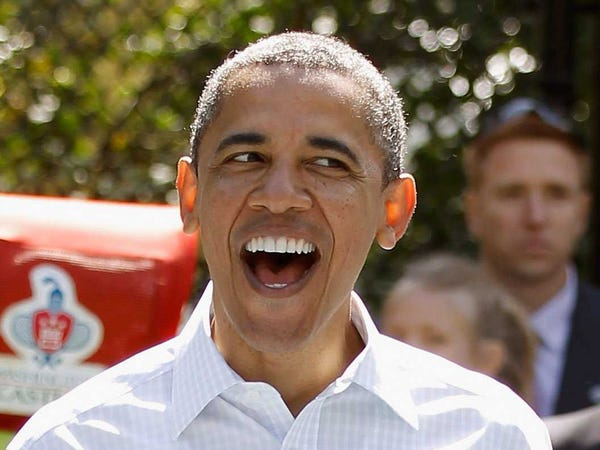
#> input picture Final-Case-Study/EmotionsInWild/1.jpeg, 600 x 450 px, given as the content of the folder 1/train, which was not available
$ jupyter execute --allow-errors Final-Case-Study.ipynb   (text cells are left out)
#> lines starting #> are read from the running program, lines starting #| are printed output that depends on the picture; pictures that were not available may be replaced by others from this repository, and a replacement may not be noted
[cell 1]
import os
import cv2
import pickle
import time
import numpy as np
import matplotlib.pyplot as plt
from sklearn.metrics import accuracy_score, classification_report
from sklearn.model_selection import train_test_split
from sklearn.svm import LinearSVC

[cell 2]
# Define root test path
root_train_path = '1/train'

# Join root path with subdirectory
first_train_path = [os.path.join(root_train_path,files) for files in os.listdir(root_train_path)]

# Init train path list
train_dataset = []

# Append each loaded images from joined directories for train set
for each_path in first_train_path:
    all_train_path = [cv2.resize(cv2.imread(os.path.join(each_path,files),0),(128,128))
                      for files in os.listdir(each_path)]

    train_dataset.append(all_train_path)

# Define root test path
root_test_path = '1/test'

# Join root path with subdirectory
first_test_path = [os.path.join(root_test_path,files) for files in os.listdir(root_test_path)]

# Init test path list
test_dataset = []

# Append each loaded images from joined directories for test set
for each_path in first_test_path:
    all_test_path = [cv2.resize(cv2.imread(os.path.join(each_path,files),0),(128,128))
                     for files in os.listdir(each_path)]
    test_dataset.append(all_test_path)

# Define label for each train and test directory
train_label = os.listdir(root_train_path)
test_label = os.listdir(root_test_path)

[cell 3]
def visualize(image_list, title_list):
    plt.figure(figsize=(10,10))
    for i in range(20):
        plt.subplot(4,5,i+1)
        plt.title(title_list[i])
        plt.imshow(image_list[0][i], cmap='gray')
        plt.xticks([]),plt.yticks([])

#> (the rest of this cell did not finish here and is left out)

[cell 4]
# initialize result list
descriptor_result = []

for each_class in range(len(train_dataset)):

    # Initialize list for each class from image
    each_class_desc = []

    for each_images in range(len(train_dataset[each_class])):

        # Extract the descriptor using HoG algorithm
        descriptor = cv2.HOGDescriptor()
        desc = descriptor.compute(train_dataset[each_class][each_images])
        each_class_desc.append(desc)

    descriptor_result.append(each_class_desc)
#> this loop made 1 pass
#> after the loop, descriptor_result = 1 item

[cell 5]
# initialize result label
concat_train_label = []

# For each class create array with size of train set with value of train label
for i in range(len(train_dataset)):
    label = np.full((len(train_dataset[i]),1), train_label[i])
    concat_train_label.append(label)
#> after the loop, concat_train_label = 1 item

# Reshape the train_label become 1D array
train_label = np.concatenate(concat_train_label).reshape(-1)

# Reshape the train_set become 2D array
train_set = np.concatenate(descriptor_result)

[cell 6]
print(f'Train Label shape = {train_label.shape}')
#| Train Label shape = (1,)
print(f'Train Set shape = {train_set.shape}')
#| Train Set shape = (1, 34020)
print(f'Train_label example: {train_label[:5]}')
#| Train_label example: ['1.jpeg']
print(f'Train_set example: {train_set[:5]}')
#> (printed output is left out)

[cell 7]
# Call SVM
clf = LinearSVC()
#> (the rest of this cell did not finish here and is left out)

[cell 8]
print(test_dataset[0])
#> (printed output is left out)
print(test_label[0])

[cell 9]
del test_dataset[0]
del test_label[0]

[cell 10]
# initialize result list
descriptor_result = []

for each_class in range(len(test_dataset)):

    # Initialize list for each class from image
    each_class_desc = []

    for each_images in range(len(test_dataset[each_class])):

        # Extract the descriptor using HoG algorithm
        descriptor = cv2.HOGDescriptor()
        desc = descriptor.compute(test_dataset[each_class][each_images])
        each_class_desc.append(desc)

    descriptor_result.append(each_class_desc)
#> this loop made 0 passes
#> after the loop, descriptor_result = []

[cell 11]
# initialize result label
concat_test_label = []

# For each class create array with size of train set with value of train label
for i in range(len(test_dataset)):
    label = np.full((len(test_dataset[i]),1), test_label[i])
    concat_test_label.append(label)
#> after the loop, concat_test_label = []

#> (the rest of this cell did not finish here and is left out)

#> (a cell that did not finish here is left out)

#> (a cell that did not finish here is left out)

#> (a cell that did not finish here is left out)

[cell 15]
filename = 'model1.sav'
pickle.dump(clf, open(filename, 'wb'))

[cell 16]
dataset_2 = [cv2.imread(os.path.join('EmotionsInWild',files)) for files in os.listdir('EmotionsInWild')]
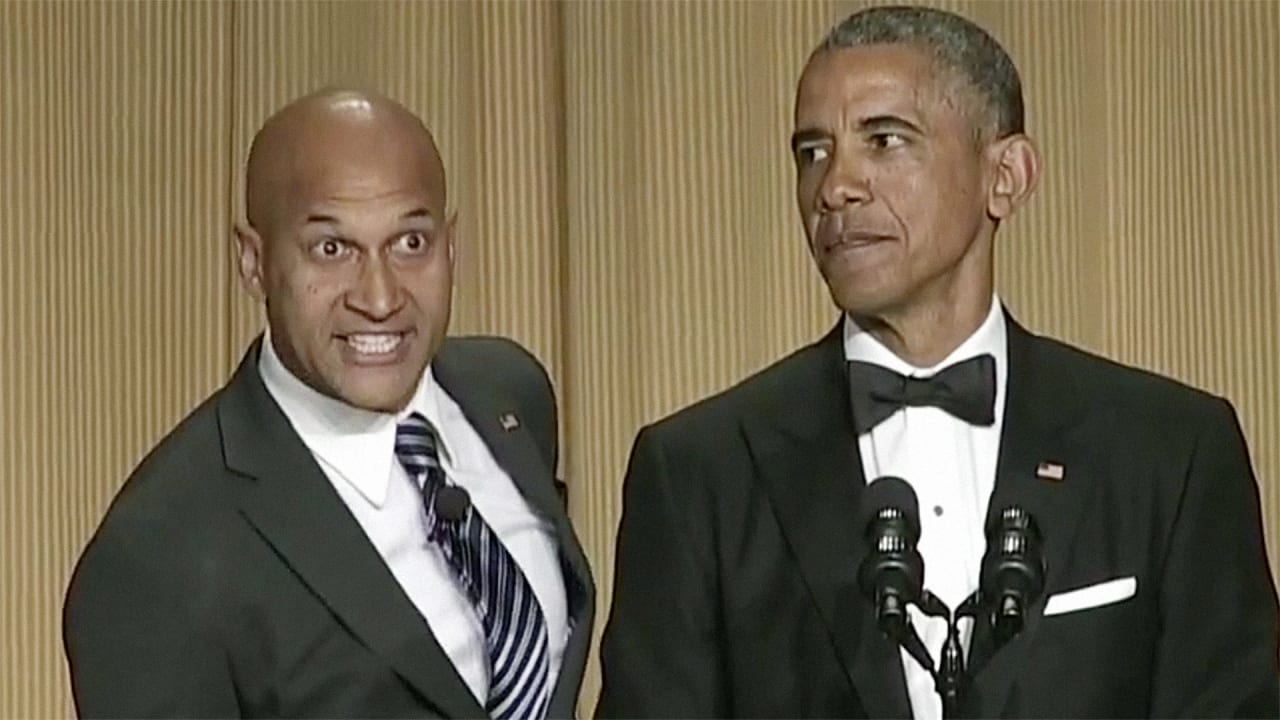
#> input picture Final-Case-Study/EmotionsInWild/2.jpeg, 1280 x 720 px
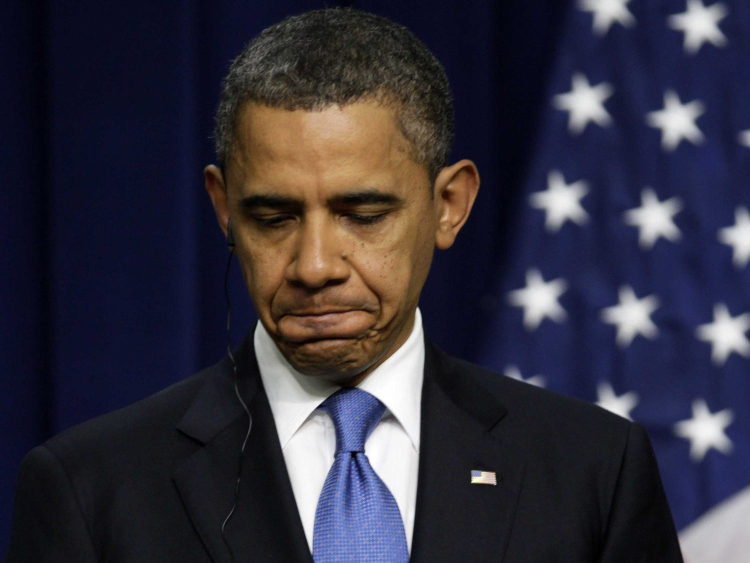
#> input picture Final-Case-Study/EmotionsInWild/3.jpeg, 1500 x 1125 px (shown at 1/2 size)
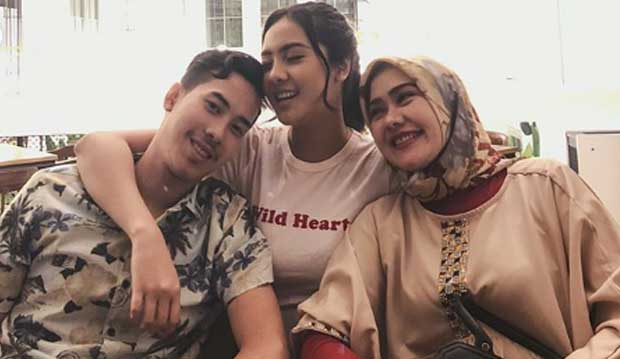
#> input picture Final-Case-Study/EmotionsInWild/4.jpeg, 620 x 359 px

[cell 17]
# Call the viola-jones classifier
faceCascade = cv2.CascadeClassifier(cv2.data.haarcascades+"haarcascade_frontalface_default.xml")

# init empty result list
result_img = []

# for each image in dataset
for image in dataset_2:

    # Detect face in each image
    faces = faceCascade.detectMultiScale(image,
                                         scaleFactor= 1.15,
                                         minNeighbors=5)

    # For every x point, y point, width, height in face
    for (x, y, w, h) in faces:

        # Crop the image
        cropped_image = image[y:y+h,x:x+w]

        # Append to initialized list
        result_img.append(cropped_image)
#> this loop made 4 passes
#> faces on passes 1 to 3: [[476, 149, 115, 115], [183, 85, 208, 208]], [[275, 174, 188, 188], [748, 60, 209, 209]], [[379, 227, 515, 515]]
#> after the loop, result_img = 5 items

[cell 18]
for i in range(len(result_img)):
    plt.subplot(2,3,i+1)
    plt.imshow(result_img[i])
    plt.title(f"Picture {i}")
    plt.xticks([]),plt.yticks([])
#> this loop made 5 passes
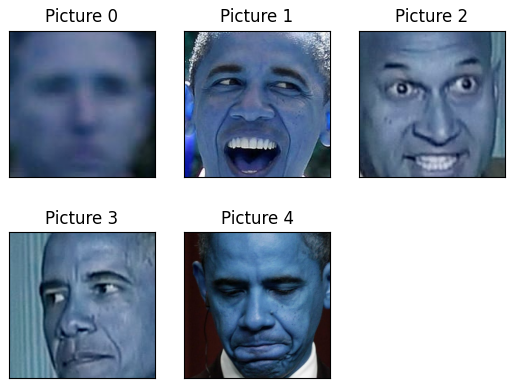
#> figure drawn by matplotlib, 5 panels

[cell 19]
# initialize the empty list result
clean_result = []

# define sharpening kernel
sharpen_kernel = np.array([[-1,-1,-1], [-1,9,-1], [-1,-1,-1]])

# for each image
for img in result_img:

    # Change to grayscale
    grayscaled = cv2.cvtColor(img, cv2.COLOR_BGR2GRAY)

    # Resize to the shape 128, 128 because the model need 128x128 input
    resize = cv2.resize(grayscaled, (128,128))

    # Convolve the sharpen kernel
    sharpen = cv2.filter2D(resize, -1, sharpen_kernel)

    # Normalize the images
    norm_img = np.zeros((sharpen.shape[0], sharpen.shape[1]))
    normalize = cv2.normalize(sharpen, norm_img, 0, 255, cv2.NORM_MINMAX)

    # Append to the list
    clean_result.append(normalize)
#> this loop made 5 passes
#> pass 1, `grayscaled = cv2.cvtColor(img, cv2.COLOR_BGR2GRAY)`:
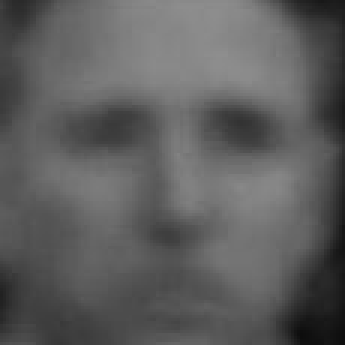
#> grayscaled: shape (115, 115) (shown 3 times larger); min 13, max 142, mean 93.5
#> pass 1, `normalize = cv2.normalize(sharpen, norm_img, 0, 255, cv2.NORM_MINMAX)`:
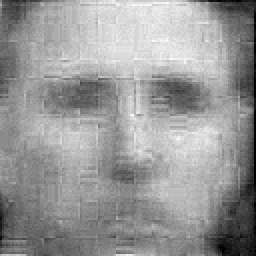
#> normalize: shape (128, 128) (shown 2 times larger); min 0, max 255, mean 151.4
#> after the loop:
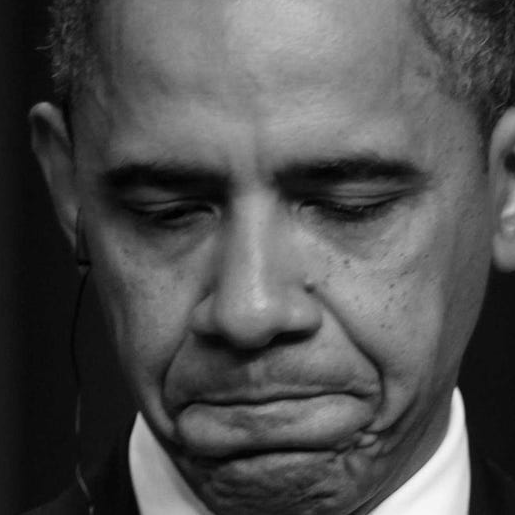
#> grayscaled: shape (515, 515); min 0, max 247, mean 79.8
#> after the loop:
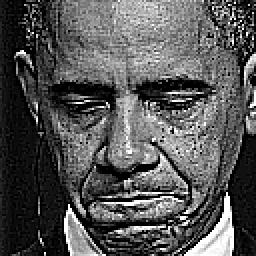
#> sharpen: shape (128, 128) (shown 2 times larger); min 0, max 255, mean 84.7
#> after the loop, clean_result = 5 items

# Visualize the result
for i in range(len(clean_result)):
    plt.subplot(2,3,i+1)
    plt.imshow(clean_result[i], cmap="gray")
    plt.title(f"{clean_result[i].shape}")
    plt.xticks([]),plt.yticks([])
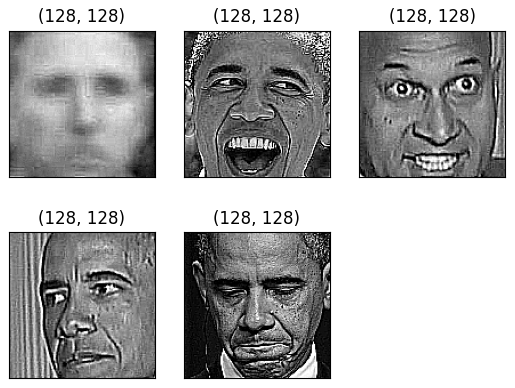
#> figure drawn by matplotlib, 5 panels

[cell 20]
cls = pickle.load(open('model1.sav', 'rb'))

[cell 21]
# init empty result list
desc_res = []

# for each image
for each_img in clean_result:

    # Find the descriptor
    descriptor = cv2.HOGDescriptor()
    desc = descriptor.compute(each_img)

    # Append to the initialized list
    desc_res.append(desc)
#> after the loop, desc_res = 5 items

[cell 22]
# Change list to array (to be processed in model)
predict_item = np.array(desc_res)

# Predict the result
#> (the rest of this cell did not finish here and is left out)

#> (a cell that did not finish here is left out)

[cell 24]
# initialize value
train_path = "train"
class_names = os.listdir(train_path)

# initialize empty list
image_paths = []

# Prepare train set paths and class
for train_name in class_names:

    path = os.path.join(train_path,train_name)
    class_path = [(os.path.join(path,f),train_name) for f in os.listdir(path)]
    image_paths += class_path

[cell 25]
image_classes = [classes[1] for classes in image_paths]
image_paths = [path[0] for path in image_paths]

[cell 26]
print(f'Length of Image_Path = {len(image_paths)}')
print(f'Length of Image_Class = {len(image_classes)}')

[cell 27]
# initialize descriptor list
desc_res = []

# Call ORB algorithm
orb=cv2.ORB_create()

# For each image extract the feature using ORB algorithm
for image in image_paths:
    im = cv2.imread(image)
#> im is the input picture: shape (450, 600, 3); mean B, G, R 98.6, 115.2, 136
    kp = orb.detect(im,None)
#> kp = 500 keypoints; strongest (x, y, size): (235, 53, 31), (393, 129, 31), (237, 51, 31), (299, 252, 31)
    keypoints,descriptor = orb.compute(im, kp)
#> keypoints has the same summary as kp
    desc_res.append((image, descriptor))

[cell 28]
descriptors = desc_res[0][1]

for image_path,descriptor in desc_res[1:]:
    descriptors = np.vstack((descriptors,descriptor)).astype(float)

descriptors.shape
#> Out = (500, 32)

[cell 29]
from scipy.cluster.vq import kmeans,vq

# Number of centroids
k = 200

# Call Kmeans Algorithm
#> (the rest of this cell did not finish here and is left out)

[cell 30]
im_features = np.zeros((len(image_paths),k),"float32")
#> (the rest of this cell did not finish here and is left out)

[cell 31]
from sklearn.preprocessing import StandardScaler
stdslr = StandardScaler().fit(im_features)
im_features = stdslr.transform(im_features)

[cell 32]
from sklearn.neighbors import KNeighborsClassifier
clf = KNeighborsClassifier(n_neighbors=5)
clf.fit(im_features,np.array(image_classes))

[cell 33]
image_paths_test = [os.path.join('test/test', path) for path in os.listdir('test/test')]

[cell 34]
des_list_test=[]

for image_pat in image_paths_test:
    image = cv2.imread(image_pat)
    kp = orb.detect(image,None)
    keypoints_test,descriptor_test = orb.compute(image, kp)
#> keypoints_test has the same summary as kp
    des_list_test.append((image_pat,descriptor_test))
